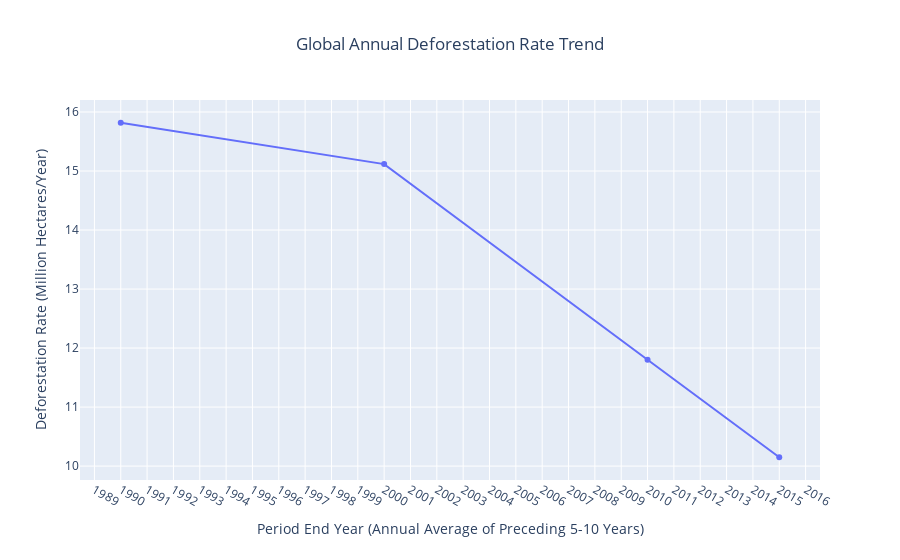
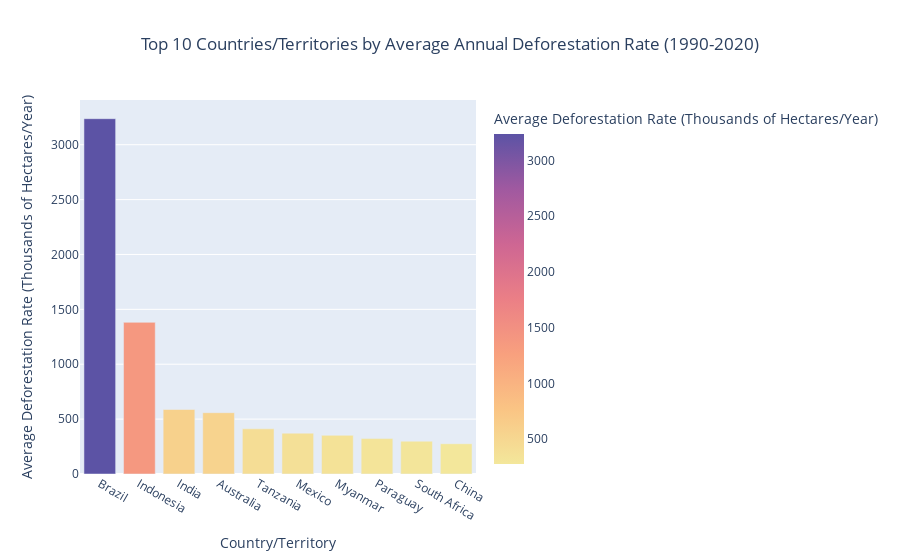

The notebook cell these images were saved under, in order:
### Markdown cell above
# Global Annual Deforestation Trend and Top 10 Country Averages (1990–2020)

### Code cell
import matplotlib.pyplot as plt
import numpy as np
import pandas as pd
import plotly.express as px

# Load dataset
df = pd.read_csv('annual-deforestation.csv')

# Prepare global (World) timeseries and convert to million hectares per year
world_df = df[df['Entity'] == 'World'].copy()
world_df['Deforestation (M Ha/yr)'] = world_df['Deforestation'] / 1000000

# Plot global annual deforestation trend
fig_global = px.line(
    world_df,
    x='Year',
    y='Deforestation (M Ha/yr)',
    title='Global Annual Deforestation Rate Trend',
    labels={
        'Year': 'Period End Year (Annual Average of Preceding 5-10 Years)',
        'Deforestation (M Ha/yr)': 'Deforestation Rate (Million Hectares/Year)'
    },
    markers=True,
)
fig_global.update_layout(xaxis=dict(tickmode='linear'), title_x=0.5)

# Display global figure
fig_global.show()


# Identify aggregate entities (regions/aggregates) to exclude from country-level analysis
aggregate_entities = df[df['Code'].isna()]['Entity'].unique()
entities_to_exclude = list(aggregate_entities) + ['World']

# Filter to country-level rows (exclude aggregates and world)
country_df = df[~df['Entity'].isin(entities_to_exclude)].copy()

# Compute average deforestation per country and pick top 10
avg_deforestation = country_df.groupby('Entity')['Deforestation'].mean().sort_values(ascending=False).reset_index().head(10)
avg_deforestation['Average Deforestation (k Ha/yr)'] = avg_deforestation['Deforestation'] / 1000

# Plot top 10 countries by average annual deforestation (thousands of hectares/year)
fig_top10 = px.bar(
    avg_deforestation,
    x='Entity',
    y='Average Deforestation (k Ha/yr)',
    title='Top 10 Countries/Territories by Average Annual Deforestation Rate (1990-2020)',
    labels={
        'Entity': 'Country/Territory',
        'Average Deforestation (k Ha/yr)': 'Average Deforestation Rate (Thousands of Hectares/Year)'
    },
    color='Average Deforestation (k Ha/yr)',
    color_continuous_scale=px.colors.sequential.Sunset,
)
fig_top10.update_layout(title_x=0.5)

# Display top10 figure
fig_top10.show()

### Figure 1 — Plotly figure (JSON) as saved in the notebook; plotly's stock layout.template omitted (floating-point values rounded to 4 significant figures)
{"data": [{"hovertemplate": "Period End Year (Annual Average of Preceding 5-10 Years)=%{x}<br>Deforestation Rate (Million Hectares/Year)=%{y}<extra></extra>", "legendgroup": "", "line": {"color": "#636efa", "dash": "solid"}, "marker": {"symbol": "circle"}, "mode": "lines+markers", "name": "", "orientation": "v", "showlegend": false, "type": "scatter", "x": [1990, 2000, 2010, 2015], "xaxis": "x", "y": [15.82, 15.12, 11.8, 10.15], "yaxis": "y"}], "layout": {"legend": {"tracegroupgap": 0}, "title": {"text": "Global Annual Deforestation Rate Trend", "x": 0.5}, "xaxis": {"anchor": "y", "domain": [0, 1], "tickmode": "linear", "title": {"text": "Period End Year (Annual Average of Preceding 5-10 Years)"}}, "yaxis": {"anchor": "x", "domain": [0, 1], "title": {"text": "Deforestation Rate (Million Hectares/Year)"}}}}

### Figure 2 — Plotly figure (JSON) as saved in the notebook; plotly's stock layout.template omitted (floating-point values rounded to 4 significant figures)
{"data": [{"hovertemplate": "Country/Territory=%{x}<br>Average Deforestation Rate (Thousands of Hectares/Year)=%{marker.color}<extra></extra>", "legendgroup": "", "marker": {"color": [3237.0, 1382.0, 587.6, 558.4, 411.5, 372.0, 352.2, 322.8, 299.0, 275.9], "coloraxis": "coloraxis", "pattern": {"shape": ""}}, "name": "", "orientation": "v", "showlegend": false, "textposition": "auto", "type": "bar", "x": ["Brazil", "Indonesia", "India", "Australia", "Tanzania", "Mexico", "Myanmar", "Paraguay", "South Africa", "China"], "xaxis": "x", "y": [3237.0, 1382.0, 587.6, 558.4, 411.5, 372.0, 352.2, 322.8, 299.0, 275.9], "yaxis": "y"}], "layout": {"barmode": "relative", "coloraxis": {"colorbar": {"title": {"text": "Average Deforestation Rate (Thousands of Hectares/Year)"}}, "colorscale": [[0, "rgb(243, 231, 155)"], [0.1667, "rgb(250, 196, 132)"], [0.3333, "rgb(248, 160, 126)"], [0.5, "rgb(235, 127, 134)"], [0.6667, "rgb(206, 102, 147)"], [0.8333, "rgb(160, 89, 160)"], [1, "rgb(92, 83, 165)"]]}, "legend": {"tracegroupgap": 0}, "title": {"text": "Top 10 Countries/Territories by Average Annual Deforestation Rate (1990-2020)", "x": 0.5}, "xaxis": {"anchor": "y", "domain": [0, 1], "title": {"text": "Country/Territory"}}, "yaxis": {"anchor": "x", "domain": [0, 1], "title": {"text": "Average Deforestation Rate (Thousands of Hectares/Year)"}}}}
